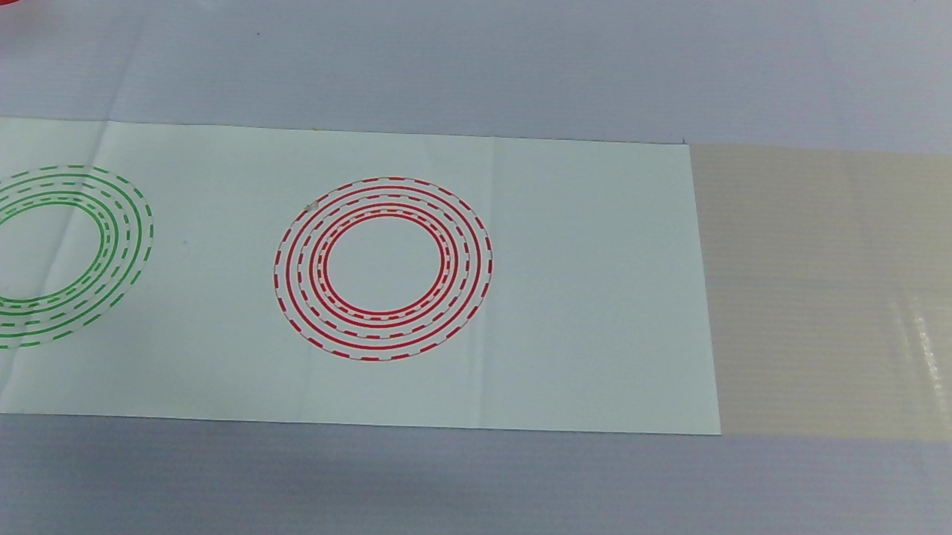
#> input picture old/5678.png, 1903 x 1069 px, found by its file name (shown at 1/2 size)
$ jupyter execute .ipynb
#> lines starting #> are read from the running program, lines starting #| are printed output that depends on the picture; after the words box and inside, x2 and y2 are one past the last pixel; in counts of white or black regions, pixels touching at a corner belong together
[cell 1]
import cv2
import numpy as np
import matplotlib.pyplot as plt

[cell 2]
# 1. 加载图像并灰度化
image = cv2.imread(r'C:\Users\L3101\Pictures\5678.png')
#> image is the input picture: shape (1069, 1903, 3); mean B, G, R 144.8, 141.3, 131.7
# image = cv2.resize(image, None, fx=0.5, fy=0.5)
image = cv2.resize(image, (720, 480))
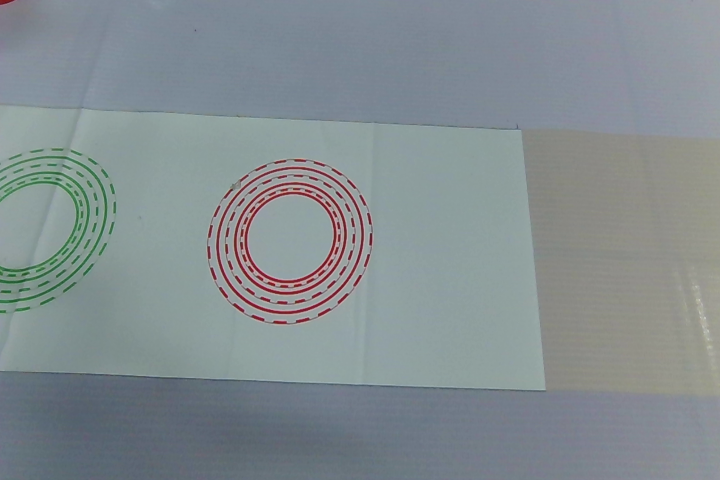
#> image: shape (480, 720, 3); mean B, G, R 144.7, 141.2, 131.6
# 转 HSV
hsv_image = cv2.cvtColor(image, cv2.COLOR_BGR2HSV)
#> hsv_image: shape (480, 720, 3); mean H, S, V 90.1, 32.7, 147.8
h,s,v= cv2.split(hsv_image)
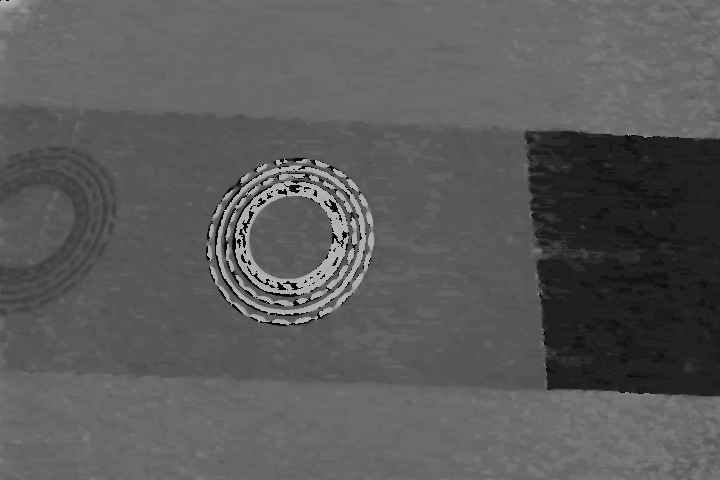
#> h: shape (480, 720); min 0, max 179, mean 90.1
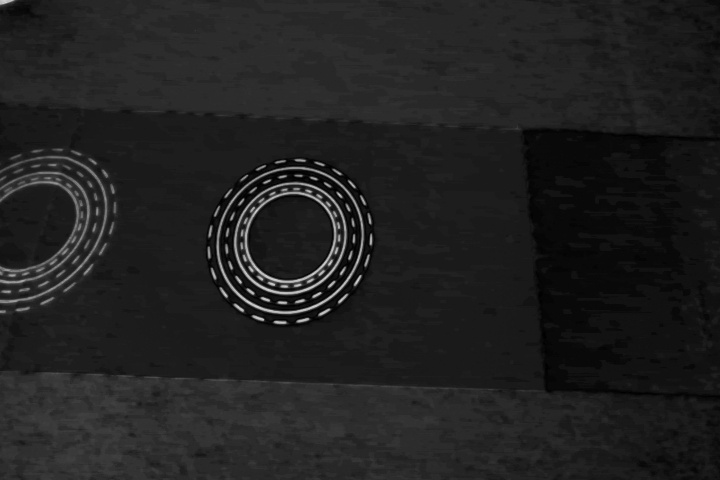
#> s: shape (480, 720); min 0, max 214, mean 32.7
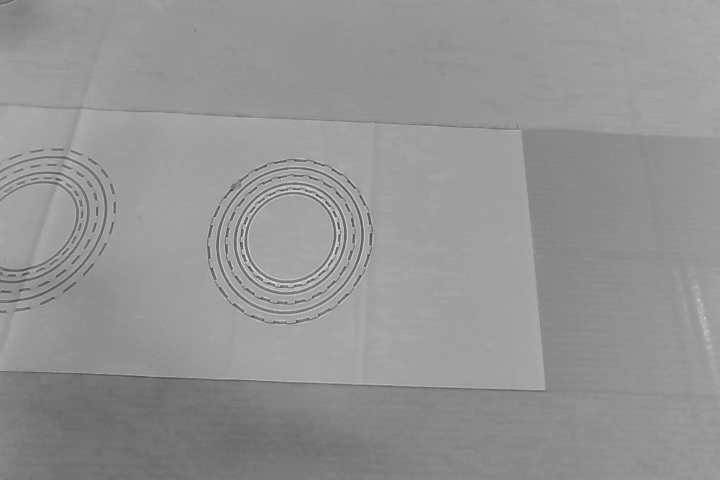
#> v: shape (480, 720); min 68, max 221, mean 147.8
# h_colored = cv2.applyColorMap(h, cv2.COLORMAP_HSV)
# 二值化 (HSV → BGR → 灰度 → 二值)
# bina = cv2.threshold(h_colored, 70, 255, cv2.THRESH_BINARY)[1]
# gray = cv2.cvtColor(bina, cv2.COLOR_BGR2GRAY)
binary_img = cv2.adaptiveThreshold(
    h, 255,
    cv2.ADAPTIVE_THRESH_GAUSSIAN_C,
    cv2.THRESH_BINARY, 23, 4
)
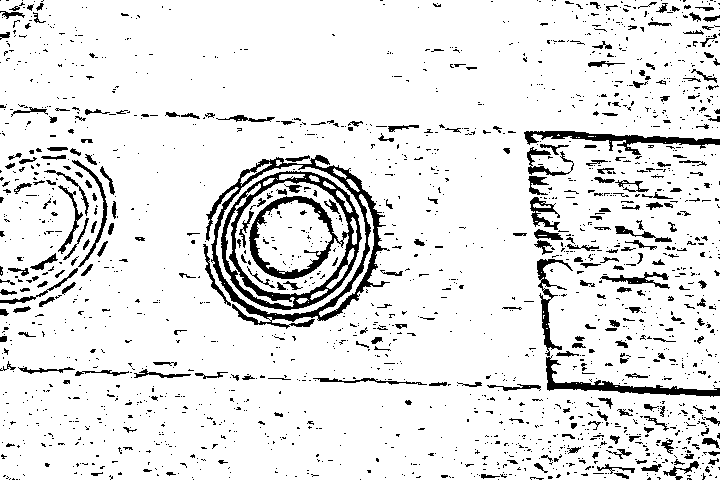
#> binary_img: shape (480, 720); 90.1% white; 1873 black regions (1601 under 20 px), largest, box (x1, y1, x2, y2) and area: (221, 171, 362, 310) 5153, (206, 155, 390, 329) 4221, (524, 131, 720, 155) 1415
binary_img = cv2.GaussianBlur(binary_img, (3, 3), 0)
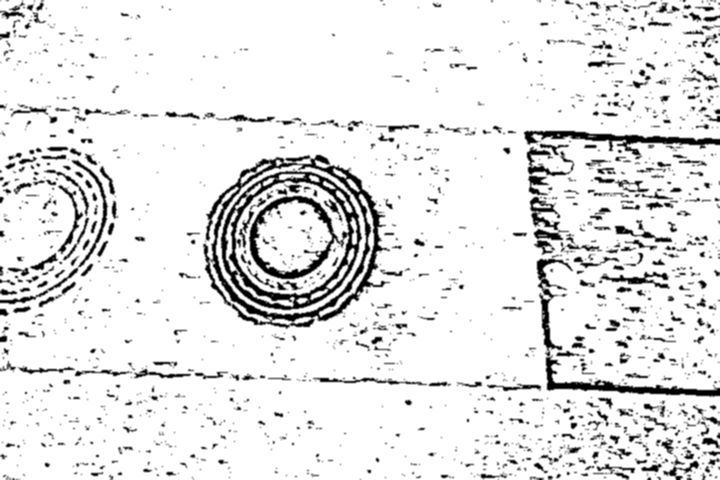
#> binary_img: shape (480, 720); min 0, max 255, mean 229.8
kernel = np.ones((2,2), np.uint8)  # 5x5矩形核，也可用椭圆/十字形核

# 开操作
opening = cv2.morphologyEx(binary_img, cv2.MORPH_CLOSE, kernel)
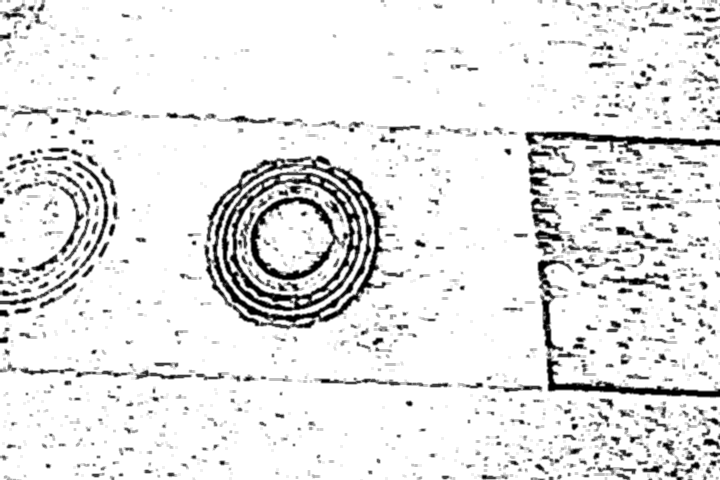
#> opening: shape (480, 720); min 0, max 255, mean 231.2

# 边缘检测
edges = cv2.Canny(opening, 70, 150)
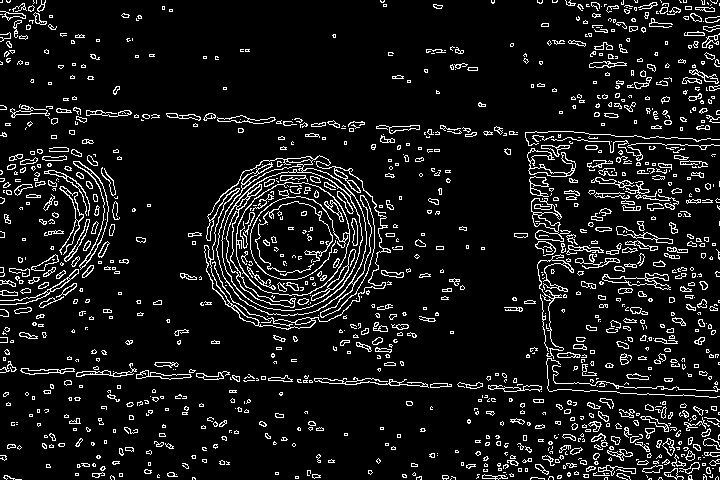
#> edges: shape (480, 720); 8.9% white in thin lines or dots
# 霍夫直线检测
lines = cv2.HoughLinesP(edges, 1, np.pi / 720, 160, minLineLength=100, maxLineGap=60)
#> lines = [[1, 369, 716, 397], [2, 368, 719, 396], [6, 108, 719, 139], [0, 109, 706, 146], [21, 368, 547, 387], [11, 109, 538, 132]]
if lines is not None:
    for line in lines:
        x1_, y1_, x2_, y2_ = line[0]
        cv2.line(image, (x1_, y1_), (x2_, y2_), (0, 255, 0), 2)
#> this loop made 6 passes
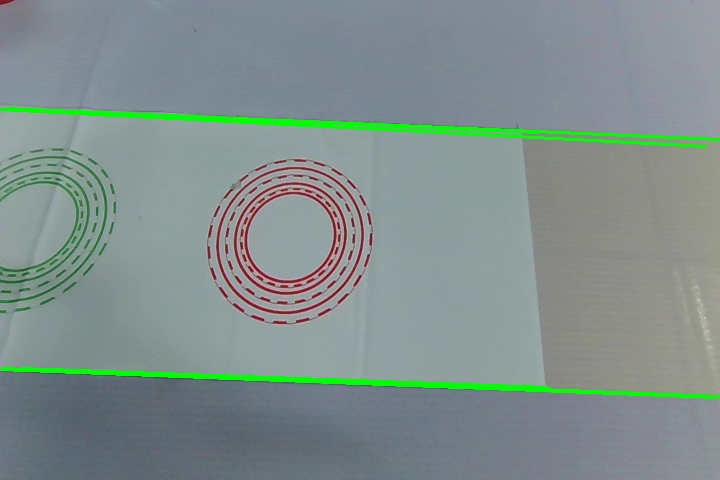
#> image: shape (480, 720, 3); 2.34% of pixels changed, all inside (x1, y1, x2, y2) = (0, 107, 720, 399)

[cell 3]
fig, axes = plt.subplots(1, 6, figsize=(20, 5))

axes[0].imshow(h, cmap='gray')
axes[0].set_title('h')
axes[0].axis('off')

axes[1].imshow(binary_img, cmap='gray')
axes[1].set_title('binary_img')
axes[1].axis('off')

# axes[2].imshow(gray, cmap='gray')
# axes[2].set_title('gray')
# axes[2].axis('off')


axes[3].imshow(opening, cmap='gray')
axes[3].set_title('opening')
axes[3].axis('off')

axes[4].imshow(edges, cmap='gray')
axes[4].set_title('Edges')
axes[4].axis('off')

if len(image.shape) == 3:
    axes[5].imshow(cv2.cvtColor(image, cv2.COLOR_BGR2RGB))
else:
    axes[5].imshow(image, cmap='gray')
axes[5].set_title('Detected Lines')
axes[5].axis('off')

plt.tight_layout()
plt.show()
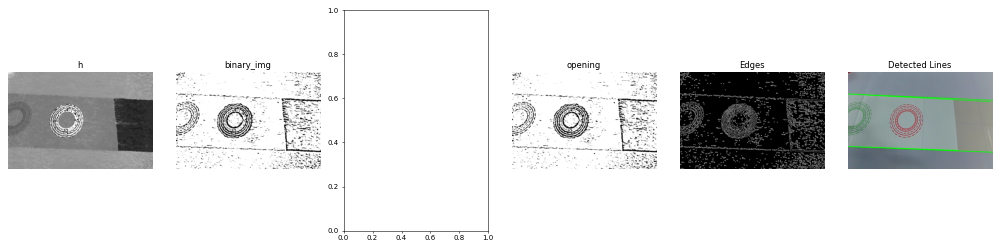
#> figure drawn by matplotlib, 5 panels

$ run again, with old/1245.png copied over old/5678.png
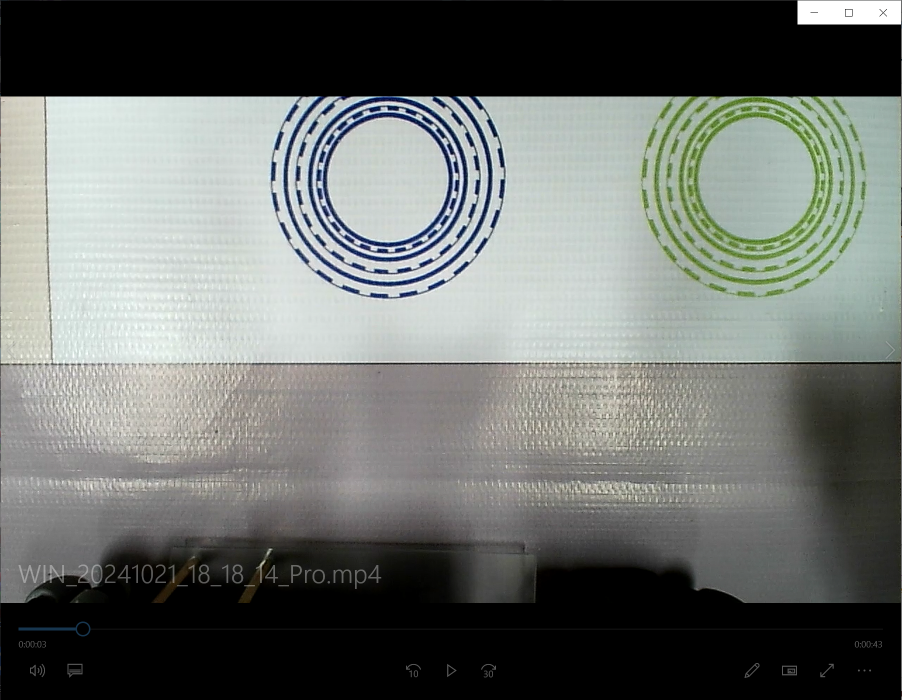
#> input picture old/1245.png, 1803 x 1399 px, found by its file name (shown at 1/2 size)
#> image is the input picture: shape (1399, 1803, 3); mean B, G, R 108.6, 112.2, 108.3
#> hsv_image: shape (480, 720, 3); mean H, S, V 42.4, 16.9, 113.6
#> edges: shape (480, 720); 16.6% white in thin lines or dots
#> lines = 119 rows, first 6: [1, 66, 719, 66], [332, 60, 719, 60], [3, 339, 716, 323], [7, 384, 717, 384], [5, 257, 714, 253], [3, 345, 719, 345]
#> the loop `for line in lines:` made 119 passes
#> after the loop `for line in lines:`:
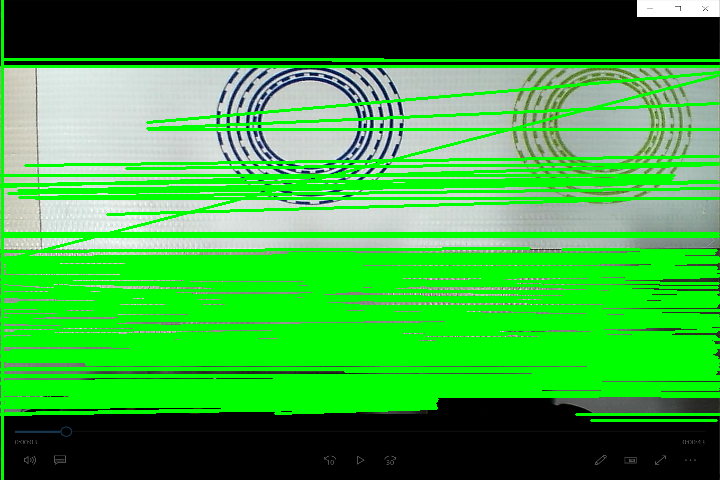
#> image: shape (480, 720, 3); mean B, G, R 59.8, 163.9, 58.5
